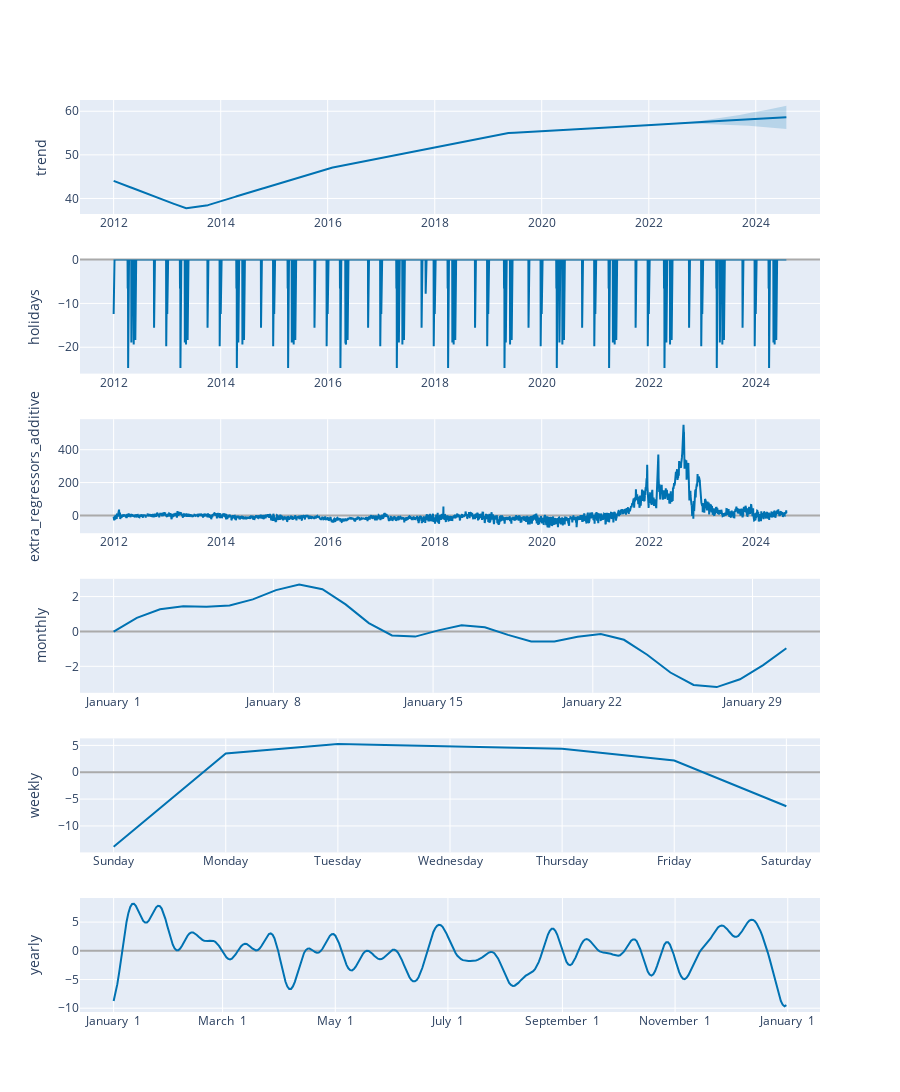

The cell this chart's notebook holds for it:
### Code cell
# Python
plot_components_plotly(m, forecast)

### Figure 1 — Plotly figure (JSON) as saved in the notebook; plotly's stock layout.template omitted (floating-point values rounded to 4 significant figures; data arrays with more than 128 entries replaced by an {"elided": "..."} marker saying what was removed)
{"data": [{"line": {"color": "#0072B2", "width": 2}, "mode": "lines", "name": "trend", "type": "scatter", "x": {"elided": "4593 str values"}, "xaxis": "x", "y": {"elided": "4593 float values"}, "yaxis": "y"}, {"line": {"color": "rgba(0, 114, 178, 0.2)", "width": 0}, "mode": "lines", "name": "trend_upper", "type": "scatter", "x": {"elided": "4593 str values"}, "xaxis": "x", "y": {"elided": "4593 float values"}, "yaxis": "y"}, {"fill": "tonexty", "fillcolor": "rgba(0, 114, 178, 0.2)", "line": {"color": "rgba(0, 114, 178, 0.2)", "width": 0}, "mode": "lines", "name": "trend_lower", "type": "scatter", "x": {"elided": "4593 str values"}, "xaxis": "x", "y": {"elided": "4593 float values"}, "yaxis": "y"}, {"line": {"color": "#0072B2", "width": 2}, "mode": "lines", "name": "holidays", "text": {"elided": "4593 str values"}, "type": "scatter", "x": {"elided": "4593 str values"}, "xaxis": "x2", "y": {"elided": "4593 float values"}, "yaxis": "y2"}, {"line": {"color": "#0072B2", "width": 2}, "mode": "lines", "name": "extra_regressors_additive", "type": "scatter", "x": {"elided": "4593 str values"}, "xaxis": "x3", "y": {"elided": "4593 float values"}, "yaxis": "y3"}, {"line": {"color": "#0072B2", "width": 2}, "mode": "lines", "name": "monthly", "type": "scatter", "x": ["2017-01-01T00:00:00", "2017-01-02T00:24:00", "2017-01-03T00:48:00", "2017-01-04T01:12:00", "2017-01-05T01:36:00", "2017-01-06T02:00:00", "2017-01-07T02:24:00", "2017-01-08T02:48:00", "2017-01-09T03:12:00", "2017-01-10T03:36:00", "2017-01-11T04:00:00", "2017-01-12T04:24:00", "2017-01-13T04:48:00", "2017-01-14T05:12:00", "2017-01-15T05:36:00", "2017-01-16T06:00:00", "2017-01-17T06:24:00", "2017-01-18T06:48:00", "2017-01-19T07:12:00", "2017-01-20T07:36:00", "2017-01-21T08:00:00", "2017-01-22T08:24:00", "2017-01-23T08:48:00", "2017-01-24T09:12:00", "2017-01-25T09:36:00", "2017-01-26T10:00:00", "2017-01-27T10:24:00", "2017-01-28T10:48:00", "2017-01-29T11:12:00", "2017-01-30T11:36:00"], "xaxis": "x4", "y": [-0.01463, 0.7775, 1.276, 1.441, 1.417, 1.486, 1.84, 2.372, 2.693, 2.425, 1.549, 0.4791, -0.2272, -0.2958, 0.0616, 0.3537, 0.2396, -0.1984, -0.5733, -0.5819, -0.3037, -0.1432, -0.4787, -1.336, -2.357, -3.07, -3.193, -2.744, -1.929, -0.9649], "yaxis": "y4"}, {"line": {"color": "#0072B2", "width": 2}, "mode": "lines", "name": "weekly", "type": "scatter", "x": ["2017-01-01T00:00:00", "2017-01-02T00:00:00", "2017-01-03T00:00:00", "2017-01-04T00:00:00", "2017-01-05T00:00:00", "2017-01-06T00:00:00", "2017-01-07T00:00:00"], "xaxis": "x5", "y": [-13.86, 3.479, 5.239, 4.88, 4.393, 2.196, -6.326], "yaxis": "y5"}, {"line": {"color": "#0072B2", "width": 2}, "mode": "lines", "name": "yearly", "type": "scatter", "x": {"elided": "365 str values"}, "xaxis": "x6", "y": {"elided": "365 float values"}, "yaxis": "y6"}], "layout": {"height": 1200, "showlegend": false, "width": 900, "xaxis": {"anchor": "y", "domain": [0, 1], "range": ["2011-05-16T09:36:00", "2025-03-14T14:24:00"], "type": "date"}, "xaxis2": {"anchor": "y2", "domain": [0, 1], "range": ["2011-05-16T09:36:00", "2025-03-14T14:24:00"], "type": "date"}, "xaxis3": {"anchor": "y3", "domain": [0, 1], "range": ["2011-05-16T09:36:00", "2025-03-14T14:24:00"], "type": "date"}, "xaxis4": {"anchor": "y4", "domain": [0, 1], "range": ["2016-12-30T12:37:12", "2017-01-31T22:58:48"], "tickformat": "%B %e", "type": "date"}, "xaxis5": {"anchor": "y5", "domain": [0, 1], "range": ["2016-12-31T16:48:00", "2017-01-07T07:12:00"], "tickformat": "%A", "type": "date"}, "xaxis6": {"anchor": "y6", "domain": [0, 1], "range": ["2016-12-13T18:54:02.958904115", "2018-01-18T11:04:57.863013581"], "tickformat": "%B %e", "type": "date"}, "yaxis": {"anchor": "x", "domain": [0.875, 1], "rangemode": "normal", "title": {"text": "trend"}, "zerolinecolor": "#AAA"}, "yaxis2": {"anchor": "x2", "domain": [0.7, 0.825], "rangemode": "tozero", "title": {"text": "holidays"}, "zerolinecolor": "#AAA"}, "yaxis3": {"anchor": "x3", "domain": [0.525, 0.65], "rangemode": "tozero", "title": {"text": "extra_regressors_additive"}, "zerolinecolor": "#AAA"}, "yaxis4": {"anchor": "x4", "domain": [0.35, 0.475], "title": {"text": "monthly"}, "zerolinecolor": "#AAA"}, "yaxis5": {"anchor": "x5", "domain": [0.175, 0.3], "title": {"text": "weekly"}, "zerolinecolor": "#AAA"}, "yaxis6": {"anchor": "x6", "domain": [0, 0.125], "title": {"text": "yearly"}, "zerolinecolor": "#AAA"}}}
